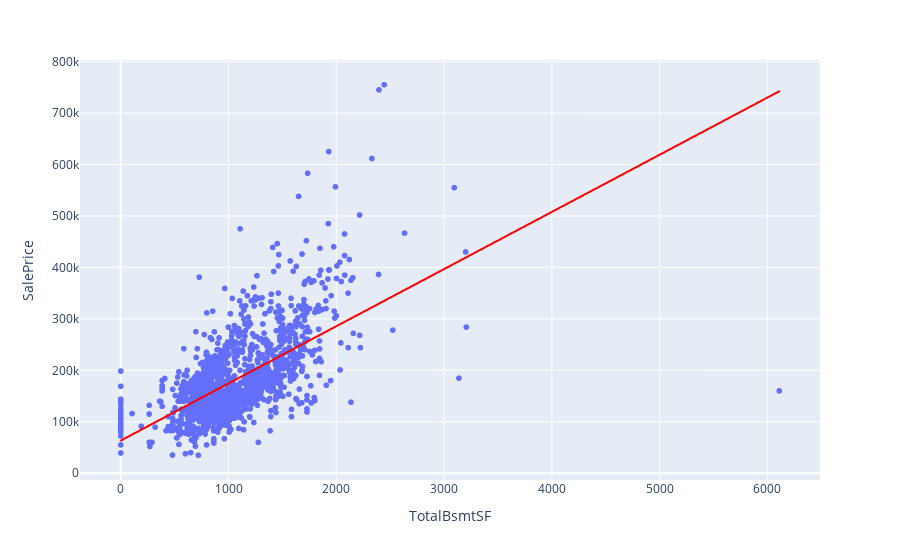

Write notebook code for a chart like this one.
### Code cell
# Create the scatter plot between 'TotalBsmtSF' and 'SalePrice'
px.scatter(df_train
           ,x='TotalBsmtSF'
           ,y='SalePrice'
           ,trendline='ols'
           ,trendline_color_override='red')

### Figure 1 — Plotly figure (JSON) as saved in the notebook; plotly's stock layout.template omitted (floating-point values rounded to 4 significant figures; data arrays with more than 128 entries replaced by an {"elided": "..."} marker saying what was removed)
{"data": [{"hovertemplate": "TotalBsmtSF=%{x}<br>SalePrice=%{y}<extra></extra>", "legendgroup": "", "marker": {"color": "#636efa", "symbol": "circle"}, "mode": "markers", "name": "", "showlegend": false, "type": "scattergl", "x": {"elided": "1460 int values"}, "xaxis": "x", "y": {"elided": "1460 int values"}, "yaxis": "y"}, {"hovertemplate": "<b>OLS trendline</b><br>SalePrice = 111.11 * TotalBsmtSF + 63430.6<br>R<sup>2</sup>=0.376481<br><br>TotalBsmtSF=%{x}<br>SalePrice=%{y} <b>(trend)</b><extra></extra>", "legendgroup": "", "line": {"color": "red"}, "marker": {"color": "#636efa", "symbol": "circle"}, "mode": "lines", "name": "", "showlegend": false, "type": "scattergl", "x": {"elided": "1460 int values"}, "xaxis": "x", "y": {"elided": "1460 float values"}, "yaxis": "y"}], "layout": {"legend": {"tracegroupgap": 0}, "margin": {"t": 60}, "xaxis": {"anchor": "y", "domain": [0, 1], "title": {"text": "TotalBsmtSF"}}, "yaxis": {"anchor": "x", "domain": [0, 1], "title": {"text": "SalePrice"}}}}
